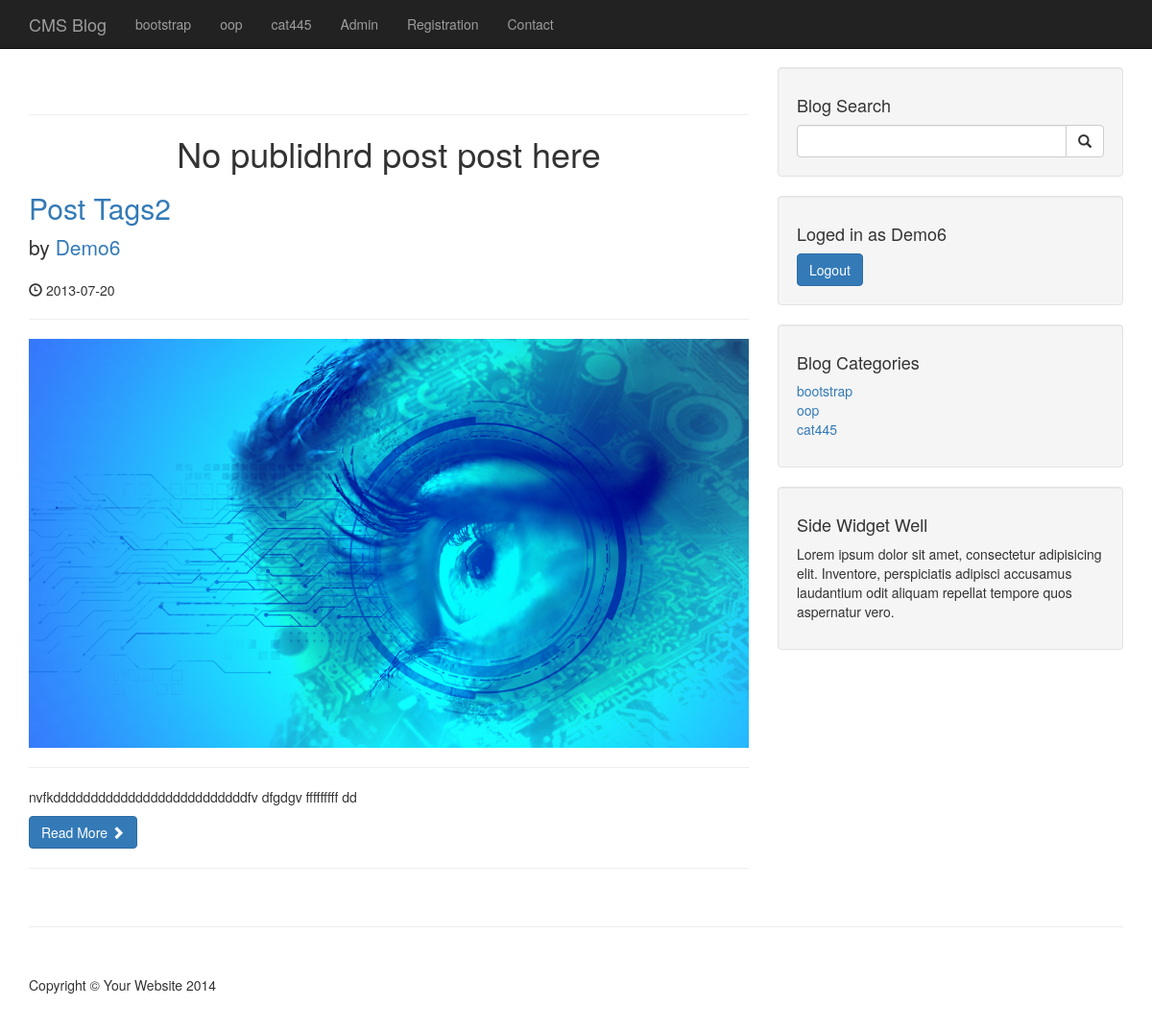
Page /cms2/index.php (signed in) on the committed database.
### tables this page shows
CREATE TABLE `categories` (
  `cat_id` int(3) NOT NULL,
  `user_id` int(11) NOT NULL,
  `cat_name` varchar(255) NOT NULL
);

CREATE TABLE `posts` (
  `post_id` int(3) NOT NULL,
  `post_category_id` int(3) NOT NULL,
  `post_user_id` int(11) NOT NULL,
  `post_title` varchar(255) NOT NULL,
  `post_author` varchar(255) DEFAULT NULL,
  `post_user` varchar(255) DEFAULT NULL,
  `post_image` text NOT NULL,
  `post_content` text,
  `post_date` date NOT NULL,
  `post_tags` varchar(255) NOT NULL,
  `post_comments_count` int(11) DEFAULT NULL,
  `post_status` varchar(255) NOT NULL DEFAULT 'draft',
  `post_views_count` int(11) DEFAULT NULL,
  `likes` int(11) DEFAULT NULL
);

### cms2/index.php (the view, shortened to what this page needs)
<?php  include "./includes/header.php"?>
<?php include "./includes/navigation.php"?>
    <div class="container">
    <div class="row">
        <div class="col-md-8">
            <h1 class="page-header">
            </h1>
            <?php
            $per_page =2;
            if (isset($_GET['page'])){
                echo $page = $_GET['page'];
            }else{
                $page ="";
            }
            if ($page =="" || $page == 1){
                $page_1 =0;
            }else{
                $page_1 = ($page * $per_page)-$per_page;
            }
            $post_query_count = "SELECT * FROM posts WHERE post_status='published'";
            $find_count =mysqli_query($connect,$post_query_count);
            $count = mysqli_num_rows($find_count);
            if($count=== 0 ){
                echo "<h1 class='text-center'>No publidhrd post post here</h1>";
            }
             if(isset($_SESSION['username']) && is_admin($_SESSION['username'])) {
                 $query = "SELECT * FROM posts LIMIT $page_1 ,  $per_page";
             }else{
                 $query = "SELECT * FROM posts WHERE post_status='published' LIMIT $page_1 ,  $per_page";
             }
            $slect_all_posts_query = mysqli_query($connect, $query);
            while ($row = mysqli_fetch_assoc($slect_all_posts_query)){
                $post_id = $row['post_id'];
                $post_title = $row['post_title'];
                $post_user = $row['post_user'];
                $post_author = $row['post_author'];
                if(!isset($post_author) || empty($post_author)){
                    $post_author = $post_user;
                }
                $post_image = $row['post_image'];
                $post_content =  substr($row['post_content'],0, 150);
                $post_date = $row['post_date'];
                ?>                    <h2>
                        <a href="post/<?php echo $post_id;?>"><?php  echo $post_title; ?></a>
                    </h2>
                    <p class="lead">
                        by <a href="aputhor_posts.php?author=<?php  echo $post_author; ?>&p_id=<?php  echo $post_id; ?>"><?php  echo $post_author; ?></a>
                    </p>
                    <p><span class="glyphicon glyphicon-time"></span> <?php  echo $post_date; ?></p>
                    <hr>
                    <a href="post/<?php echo $post_id;?>">
                        <img class="img-responsive" src="images/<?php echo $post_image?>" alt="">
                    </a>
                    <hr>
                    <p><?php  echo $post_content; ?></p>
                    <a class="btn btn-primary" href="post/<?php echo $post_id;?>">Read More <span class="glyphicon glyphicon-chevron-right"></span></a>
                <?php
            }
            ?>
            <hr>
        </div>
        <?php include "./includes/sidebar.php"?>
    </div>
<?php include "./includes/footer.php"?>

### cms2/includes/navigation.php (shortened to what this page needs)
<nav class="navbar navbar-inverse navbar-fixed-top" role="navigation">
    <div class="container">
        <div class="navbar-header">
            <a class="navbar-brand" href="/cms2">CMS Blog</a>
        </div>
        <div class="collapse navbar-collapse" id="bs-example-navbar-collapse-1">
            <ul class="nav navbar-nav">
            <?php
                $query = "SELECT * FROM categories LIMIT 3 ";
                $select_all_categories_query = mysqli_query($connect, $query);
                while ($row = mysqli_fetch_assoc($select_all_categories_query)){
                    $cat_title = $row['cat_name'];
                    $cat_id = $row['cat_id'];
                    $category_class='';
                    $registration_class='';
                    $contact_class='';
                    echo "<li class='$category_class'><a href='/cms2/category/$cat_id'>{$cat_title}</a></li>";
                }
            ?>
                    <?php  if(isset($_SESSION['user_role']) && $_SESSION['user_role'] ==='admin'){
                        echo "<li><a href='/cms2/admin'>Admin</a></li>";
                    }else{
                       echo " <li><a href='/cms2/login.php'>Login</a></li>";
                    } ?>
                     <li class="<?php echo $registration_class ?>"><a href='/cms2/registration'>Registration</a></li>
                     <li class="<?php echo $contact_class ?>"><a href='/cms2/contact'>Contact</a></li>
            </ul>
        </div>
    </div>
</nav>

### cms2/includes/sidebar.php (shortened to what this page needs)
<div class="col-md-4">
    <div class="well">
        <h4>Blog Search</h4>
        <form action="./search.php" method="post">
        <div class="input-group">
            <input name="search" type="text" class="form-control">
            <span class="input-group-btn">
                            <button name="submit" class="btn btn-default" type="submit">
                                <span class="glyphicon glyphicon-search"></span>
                        </button>
                        </span>
        </div>
        </form>
    </div>
    <div class="well">
        <?php if (isset($_SESSION['user_role'])){ ?>
            <h4>Loged in as <?php echo $_SESSION['username'] ?></h4>
            <a href="/cms2/includes/logout.php" class="btn btn-primary">Logout</a>
        <?php }?>
    </div>
    <div class="well">
        <h4>Blog Categories</h4>
        <?php
        $query = "SELECT * FROM categories ";
        $slect_all_categories_sidebar = mysqli_query($connect, $query);
        ?>
        <div class="row">
            <div class="col-lg-12">
                <ul class="list-unstyled">
                    <?php
                    while ($row = mysqli_fetch_assoc($slect_all_categories_sidebar)){
                        $cat_id = $row['cat_id'];
                        $cat_title = $row['cat_name'];
                        echo "<li><a href='/cms2/category/$cat_id''>{$cat_title}</a></li>";
                    }
                    ?>
                </ul>
            </div>
        </div>
    </div>
    <?php include "widget.php";?>
</div>

### cms2/css/blog-home.css (style rules this page uses)
body { padding-top: 70px; }

### rows in the picture
categories: cat_name "bootstrap"
categories: cat_name "oop"
categories: cat_name "cat445"
posts: post_title "Post Tags2", post_user "Demo6", post_date "2013-07-20", post_image (picture), post_content "nvfkddddddddddddddddddddddddddfv dfgdgv fffffffff dd"

### other values in the picture
$_SESSION['username'] "Demo6"
